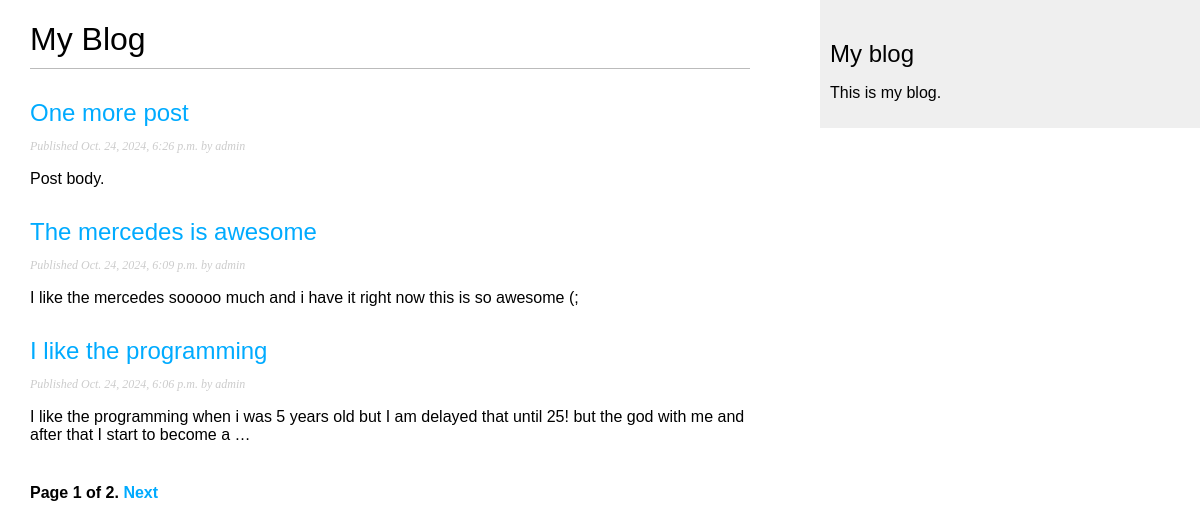
Screenshot of /blog/ with the database file from the repository.
### blog/models.py (models this page shows, shortened)
class Post(models.Model):
    class Status(models.TextChoices):
        DRAFT = "DF", "Draft"
        PUBLISHED = "PB", "PUBLISHED"
    title = models.CharField(max_length=250)
    slug = models.SlugField(max_length=250, unique_for_date="publish")
    author = models.ForeignKey(
        settings.AUTH_USER_MODEL,
        on_delete=models.CASCADE,
        related_name="blog_posts"
    )
    body = models.TextField()
    publish = models.DateTimeField(default=timezone.now)
    created = models.DateTimeField(auto_now_add=True)
    updated = models.DateTimeField(auto_now=True)
    status = models.CharField(
        max_length=2,
        choices=Status,
        default=Status.DRAFT
    )
    tags = TaggableManager()
    objects = models.Manager()  # The default manager
    published = PublishedManager()  # Our custom manager
    class Meta:
        ordering = ["-publish"]
        indexes = [
            models.Index(fields=["-publish"])
        ]
    def get_absolute_url(self):
        return reverse("blog:post_detail", args=[self.publish.year, self.publish.month, self.publish.day, self.slug])

### blog/views.py (the view)
# urls.py: path("", views.PostListView.as_view(), name="post_list"),
class PostListView(ListView):
    queryset = Post.published.all()
    context_object_name = "posts"
    paginate_by = 3
    template_name = "blog/post/list.html"

### blog/templates/blog/post/list.html (shortened to what this page needs)
{% extends "blog/base.html" %}
{% block content %}
  <h1>My Blog</h1>
  {% for post in posts %}
    <h2>
      <a href="{{ post.get_absolute_url }}">
        {{ post.title }}
      </a>
    </h2>
    <p class="date">
      Published {{ post.publish }} by {{ post.author }}
    </p>
    {{ post.body|truncatewords:30|linebreaks }}
  {% endfor %}
  {% include "pagination.html" with page=page_obj %}
{% endblock %}

### blog/static/css/blog.css (style rules this page uses)
body { margin:0; padding:0; font-family:helvetica, sans-serif; }
a { color:#00abff; text-decoration:none; }
h1 { font-weight:normal; border-bottom:1px solid #bbb; padding:0 0 10px 0; }
h2 { font-weight:normal; margin:30px 0 0; }
p.date { color:#ccc; font-family: georgia, serif; font-size: 12px; font-style: italic; }

### rows the page displays
Post: title "One more post", publish "Oct. 24, 2024, 6:26 p.m.", author "admin", body "Post body."
Post: title "The mercedes is awesome", publish "Oct. 24, 2024, 6:09 p.m.", author "admin", body "I like the mercedes sooooo much and i have it right now this is so awesome (;"
Post: title "I like the programming", publish "Oct. 24, 2024, 6:06 p.m.", author "admin", body "I like the programming when i was 5 years old but I am delayed that until 25! but the god with me and after that I start to become a …"

### other values shown
{{ page.number }} "1"
{{ page.paginator.num_pages }} "2"
